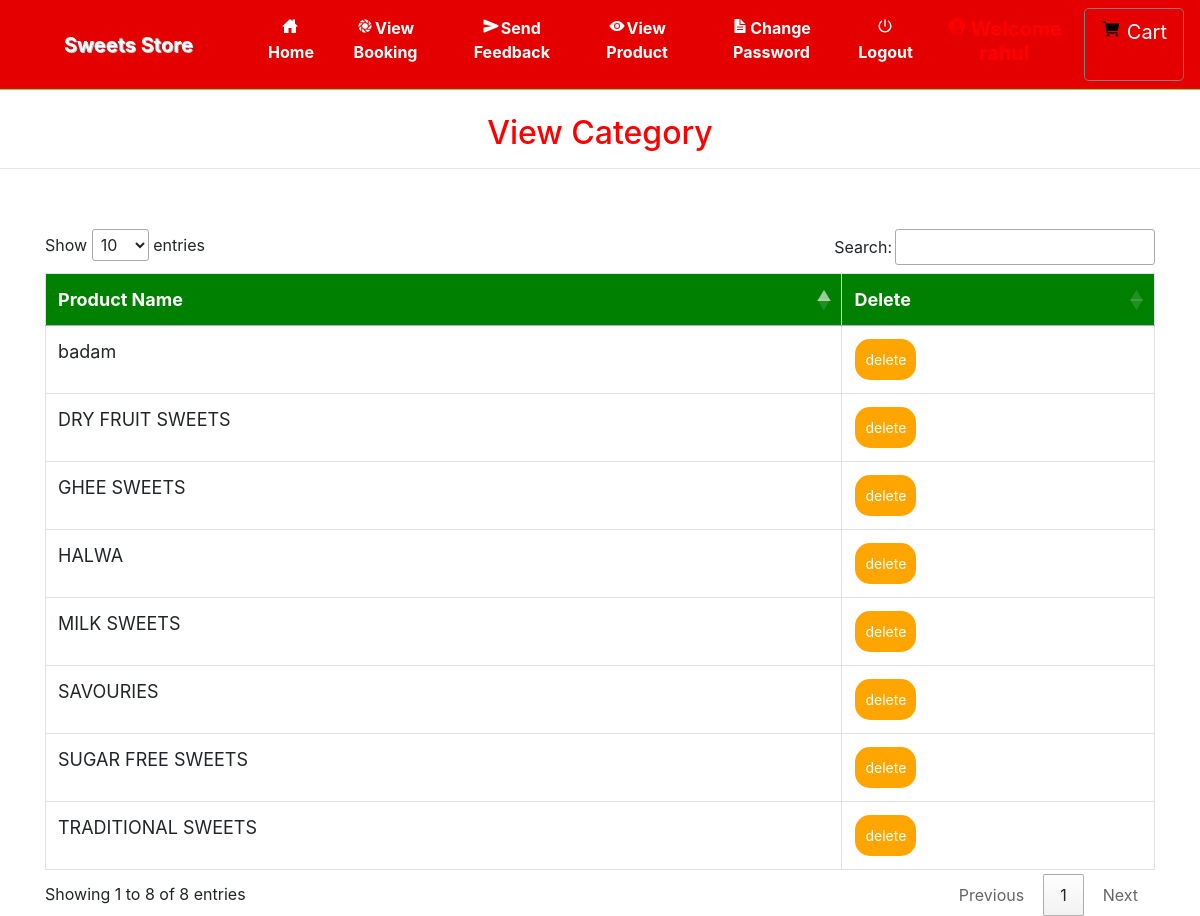
Page /view_categary/ (signed in) on the committed database.
### grocery/models.py (models this page shows, shortened)
class Category(models.Model):
    name = models.CharField(max_length=30, null=True)

### grocery/views.py (the view)
# urls.py: path('view_categary/', View_Categary, name='view_categary'),
def View_Categary(request):
    if not request.user.is_authenticated:
        return redirect('login_admin')
    pro = Category.objects.all()
    d = {'pro': pro}
    return render(request,'view_category.html', d)

### grocery/templates/view_category.html (shortened to what this page needs)
{% extends 'navigation.html' %}
{% block body %}
<center><h2 style="color:red;margin-top:2%">View Category</h2></center><hr>
<div class="container" style="margin-top:5%">
<table class="table table-bordered" id="myTable">
  <thead>
  <tr>
    <th>Product Name</th>
    <th>Delete</th>
  </tr>
  </thead>
   <tbody>
    {% for i in pro %}
  <tr>
    <td>{{i.name}}</td>
    <td><a href="{% url 'delete_category' i.id %}" onclick="return confirm('Are you sure?')"><button class="button button1">delete</button></a></td>
  </tr>
    {% endfor %}
    </tbody>
</table>
 </div>
{% endblock %}

### grocery/templates/navigation.html (style rules this page uses)
* { box-sizing: border-box; }
#myTable { border-collapse: collapse; width: 100%; border: 1px solid #ddd; font-size: 18px; }
#myTable th { text-align: left; padding: 12px; background-color: green; color: white; }
#myTable td { text-align: left; padding: 12px; background-color: white; }
#myTable tr { border-bottom: 1px solid #ddd; }
.button { background-color: orange; border: none; color: white; padding: 10px; text-align: center; text-decoration: none; display: inline-block; font-size: 14px; margin: 1px 1px; cursor: pointer; }
.button1 { border-radius: 15px; }

### rows in the picture
Category: name "GHEE SWEETS"
Category: name "DRY FRUIT SWEETS"
Category: name "MILK SWEETS"
Category: name "HALWA"
Category: name "SUGAR FREE SWEETS"
Category: name "SAVOURIES"
Category: name "TRADITIONAL SWEETS"
Category: name "badam"
